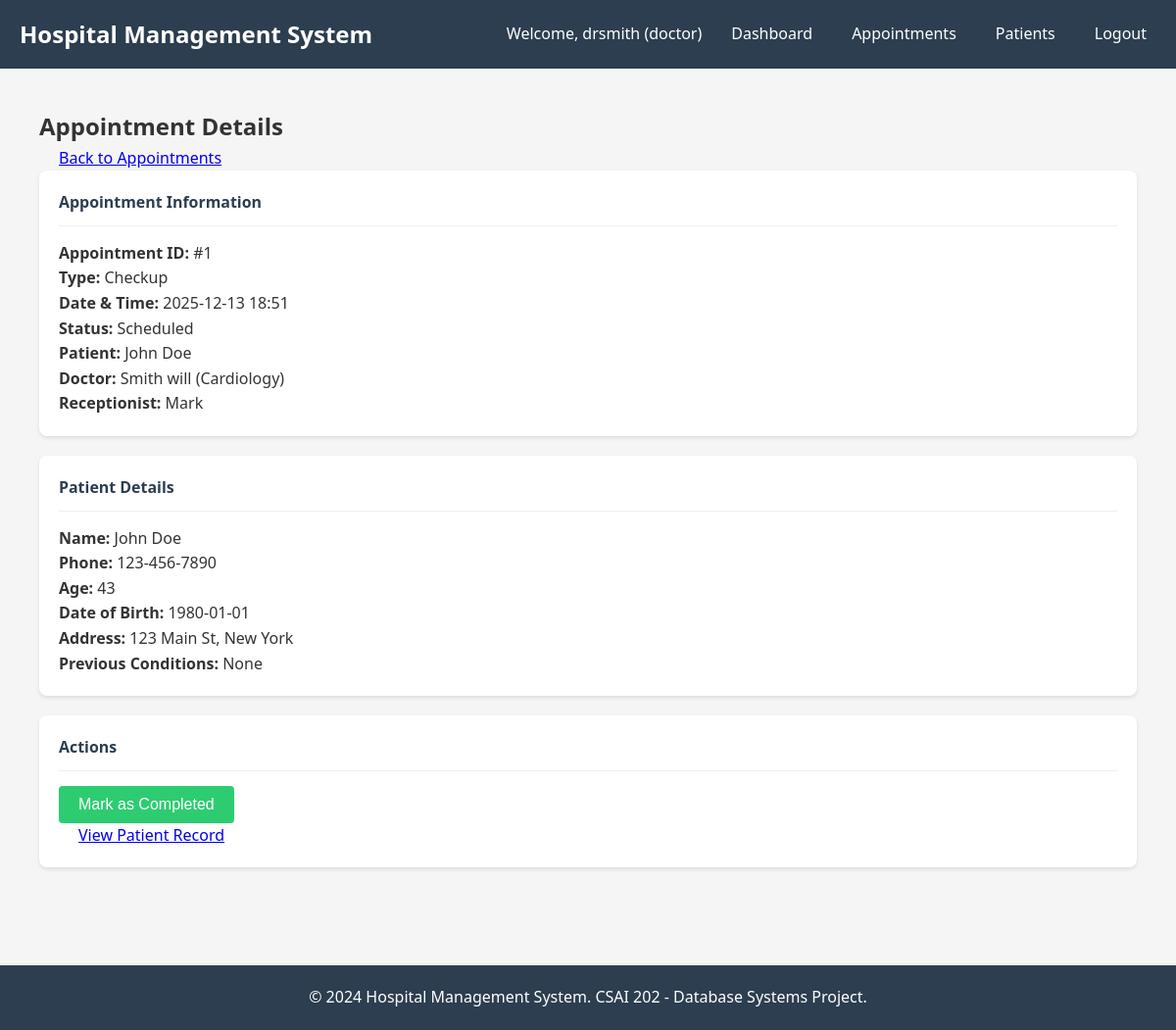
Screenshot of /appointments/1 (signed in) with the database file from the repository.
### models/user.py (models this page shows, shortened)
class User(db.Model, UserMixin):
    __tablename__ = 'user_account'
    user_id = db.Column(db.Integer, primary_key=True)
    username = db.Column(db.String(50), unique=True, nullable=False)
    password = db.Column(db.String(200), nullable=False)
    role = db.Column(db.String(20), nullable=False)
    doctor = db.relationship('Doctor', backref='user', uselist=False)
    nurse = db.relationship('Nurse', backref='user', uselist=False)
    receptionist = db.relationship('Receptionist', backref='user', uselist=False)
    @property
    def is_admin(self):
        return self.role == 'admin'
    @property
    def is_doctor(self):
        return self.role == 'doctor'

### models/appointment.py (models this page shows)
class Appointment(db.Model):
    __tablename__ = 'appointment'
    appt_id = db.Column(db.Integer, primary_key=True)
    name = db.Column(db.String(100))
    status = db.Column(db.String(50), default='Scheduled')
    date = db.Column(db.DateTime, nullable=False, default=datetime.utcnow)
    patient_id = db.Column(db.Integer, db.ForeignKey('patient.patient_id'))
    doc_id = db.Column(db.Integer, db.ForeignKey('doctor.doc_id'))
    rec_id = db.Column(db.Integer, db.ForeignKey('receptionist.rec_id'))
    prescriptions = db.relationship('Prescription', backref='appointment', lazy=True)

### models/patient.py (models this page shows)
class Patient(db.Model):
    __tablename__ = 'patient'
    patient_id = db.Column(db.Integer, primary_key=True)
    name = db.Column(db.String(100), nullable=False)
    phone = db.Column(db.String(20))
    date_of_birth = db.Column(db.Date)
    age = db.Column(db.Integer)
    previous_conditions = db.Column(db.Text)
    street = db.Column(db.String(100))
    city = db.Column(db.String(100))
    appointments = db.relationship('Appointment', backref='patient', lazy=True)
    medical_record = db.relationship('MedicalRecord', backref='patient', uselist=False)
    prescriptions = db.relationship('Prescription', backref='patient', lazy=True)
    lab_tests = db.relationship('LabTest', backref='patient', lazy=True)
    invoices = db.relationship('Invoice', backref='patient', lazy=True)

### models/doctor.py (models this page shows)
class Doctor(db.Model):
    __tablename__ = 'doctor'
    doc_id = db.Column(db.Integer, primary_key=True)
    name = db.Column(db.String(100), nullable=False)
    specialty = db.Column(db.String(100))
    dept_id = db.Column(db.Integer, db.ForeignKey('department.dept_id'))
    user_id = db.Column(db.Integer, db.ForeignKey('user_account.user_id'))
    department = db.relationship('Department', back_populates='doctors')
    appointments = db.relationship('Appointment', backref='doctor', lazy=True)
    prescriptions = db.relationship('Prescription', backref='doctor', lazy=True)
    lab_tests = db.relationship('LabTest', backref='doctor', lazy=True)
    record_updates = db.relationship('DoctorUpdatesRecord', backref='doctor', lazy=True)

### models/receptionist.py (models this page shows)
class Receptionist(db.Model):
    __tablename__ = 'receptionist'
    rec_id = db.Column(db.Integer, primary_key=True)
    name = db.Column(db.String(100), nullable=False)
    user_id = db.Column(db.Integer, db.ForeignKey('user_account.user_id'))
    appointments = db.relationship('Appointment', backref='receptionist', lazy=True)
    invoices = db.relationship('Invoice', backref='receptionist', lazy=True)

### controllers/appointment_controller.py (the view)
@appointment_bp.route('/<int:appt_id>')
@login_required
def view_appointment(appt_id):
    appointment = Appointment.query.get_or_404(appt_id)
    if current_user.role == 'doctor':
        doctor = Doctor.query.filter_by(user_id=current_user.user_id).first()
        if appointment.doc_id != doctor.doc_id:
            flash('Access denied.', 'danger')
            return redirect(url_for('index'))
    return render_template('appointments/view.html', appointment=appointment)

### templates/appointments/view.html (shortened to what this page needs)
{% extends "base.html" %}
{% block content %}
<div class="container mt-4">
    <div class="row">
        <div class="col-md-12">
            <div class="d-flex justify-content-between align-items-center mb-4">
                <h2>Appointment Details</h2>
                <a href="{{ url_for('appointment.schedule') }}" class="btn btn-secondary">
                     Back to Appointments
                </a>
            </div>
            <div class="card mb-4">
                <div class="card-header">
                    <h5>Appointment Information</h5>
                </div>
                <div class="card-body">
                    <div class="row">
                        <div class="col-md-6">
                            <p><strong>Appointment ID:</strong> #{{ appointment.appt_id }}</p>
                            <p><strong>Type:</strong> {{ appointment.name }}</p>
                            <p><strong>Date & Time:</strong> {{ appointment.date.strftime('%Y-%m-%d %H:%M') if appointment.date else 'N/A' }}</p>
                            <p><strong>Status:</strong>
                                <span class="badge badge-{{
                                    'success' if appointment.status == 'Completed'
                                    else 'warning' if appointment.status == 'Scheduled'
                                    else 'danger' if appointment.status == 'Cancelled'
                                    else 'secondary' }}">
                                    {{ appointment.status }}
                                </span>
                            </p>
                        </div>
                        <div class="col-md-6">
                            <p><strong>Patient:</strong>
                                {% if appointment.patient %}
                                    {{ appointment.patient.name }}
                                {% else %}
                                    Patient #{{ appointment.patient_id }}
                                {% endif %}
                            </p>
                            <p><strong>Doctor:</strong>
                                {% if appointment.doctor %}
                                    {{ appointment.doctor.name }} ({{ appointment.doctor.specialty }})
                                {% else %}
                                    Doctor #{{ appointment.doc_id }}
                                {% endif %}
                            </p>
                            <p><strong>Receptionist:</strong>
                                {% if appointment.receptionist %}
                                    {{ appointment.receptionist.name }}
                                {% else %}
                                    Receptionist #{{ appointment.rec_id }}
                                {% endif %}
                            </p>
                        </div>
                    </div>
                </div>
            </div>
            {% if appointment.patient %}
            <div class="card mb-4">
                <div class="card-header">
                    <h5>Patient Details</h5>
                </div>
                <div class="card-body">
                    <div class="row">
                        <div class="col-md-6">
                            <p><strong>Name:</strong> {{ appointment.patient.name }}</p>
                            <p><strong>Phone:</strong> {{ appointment.patient.phone }}</p>
                            <p><strong>Age:</strong> {{ appointment.patient.age }}</p>
                        </div>
                        <div class="col-md-6">
                            <p><strong>Date of Birth:</strong> {{ appointment.patient.date_of_birth }}</p>
                            <p><strong>Address:</strong> {{ appointment.patient.street }}, {{ appointment.patient.city }}</p>
                            <p><strong>Previous Conditions:</strong> {{ appointment.patient.previous_conditions or 'None' }}</p>
                        </div>
                    </div>
                </div>
            </div>
            {% endif %}
            <div class="card">
                <div class="card-header">
                    <h5>Actions</h5>
                </div>
                <div class="card-body">
                    {% if current_user.role == 'doctor' and appointment.status == 'Scheduled' %}
                    <form method="POST" action="{{ url_for('appointment.update_status', appt_id=appointment.appt_id) }}" class="d-inline">
                        <button type="submit" class="btn btn-success">
                             Mark as Completed
                        </button>
                    </form>
                    {% endif %}
                    {% if current_user.role == 'doctor' %}
                    <a href="{{ url_for('doctor.view_patient', patient_id=appointment.patient_id) }}" class="btn btn-info">
                         View Patient Record
                    </a>
                    {% endif %}
                </div>
            </div>
        </div>
    </div>
</div>
{% endblock %}

### templates/base.html (shortened to what this page needs)
<!DOCTYPE html>
<html lang="en">
<head>
    <link rel="stylesheet" href="{{ url_for('static', filename='css/style.css') }}">
    <link rel="stylesheet" href="{{ url_for('static', filename='css/dashboard.css') }}">
    <link rel="stylesheet" href="{{ url_for('static', filename='css/forms.css') }}">
</head>
<body>
    <div class="header">
        <div class="navbar">
            <a href="{{ url_for('index') }}" class="logo">Hospital Management System</a>
            <ul class="nav-links">
                {% if current_user.is_authenticated %}
                    <li>Welcome, {{ current_user.username }} ({{ current_user.role }})</li>
                    <li><a href="{{ url_for('index') }}">Dashboard</a></li>
                    {% if current_user.is_admin %}
                        <li><a href="{{ url_for('admin.users') }}">Users</a></li>
                        <li><a href="{{ url_for('admin.reports') }}">Reports</a></li>
                    {% elif current_user.is_doctor %}
                        <li><a href="{{ url_for('doctor.appointments') }}">Appointments</a></li>
                        <li><a href="{{ url_for('doctor.patients') }}">Patients</a></li>
                    {% elif current_user.is_nurse %}
                        <li><a href="{{ url_for('nurse.patients') }}">Patients</a></li>
                        <li><a href="{{ url_for('nurse.beds') }}">Beds</a></li>
                    {% elif current_user.is_receptionist %}
                        <li><a href="{{ url_for('receptionist.appointments') }}">Appointments</a></li>
                        <li><a href="{{ url_for('receptionist.billing') }}">Billing</a></li>
                    {% endif %}
                    <li><a href="{{ url_for('auth.logout') }}">Logout</a></li>
                {% else %}
                    <li><a href="{{ url_for('auth.login') }}">Login</a></li>
                {% endif %}
            </ul>
        </div>
    </div>
    <div class="container">
        <div class="content">
            {% block content %}{% endblock %}
        </div>
    </div>
    <footer class="footer">
        <p>&copy; 2024 Hospital Management System. CSAI 202 - Database Systems Project.</p>
    </footer>
</body>
</html>

### static/css/style.css (style rules this page uses)
* { margin: 0; padding: 0; box-sizing: border-box; }
body { font-family: 'Segoe UI', Tahoma, Geneva, Verdana, sans-serif; background-color: #f5f5f5; color: #333; line-height: 1.6; }
.container { width: 100%; max-width: 1200px; margin: 0 auto; padding: 20px; min-height: calc(100vh - 140px); }
.header { background-color: #2c3e50; color: white; padding: 1rem 0; }
.navbar { display: flex; justify-content: space-between; align-items: center; padding: 0 20px; }
.logo { font-size: 1.5rem; font-weight: bold; color: white; text-decoration: none; }
.nav-links { display: flex; list-style: none; gap: 20px; align-items: center; }
.nav-links li { color: white; }
.nav-links a { color: white; text-decoration: none; padding: 5px 10px; border-radius: 4px; transition: background-color 0.3s; }
.btn { padding: 10px 20px; border: none; border-radius: 4px; font-size: 16px; cursor: pointer; transition: background-color 0.3s; }
.btn-success { background-color: #2ecc71; color: white; }
.card { background: white; border-radius: 8px; padding: 20px; margin-bottom: 20px; box-shadow: 0 2px 4px rgba(0,0,0,0.1); }
.card-header { border-bottom: 1px solid #eee; padding-bottom: 10px; margin-bottom: 15px; font-size: 1.2rem; font-weight: 600; color: #2c3e50; }
.footer { background-color: #2c3e50; color: white; text-align: center; padding: 20px; margin-top: 40px; }

### rows the page displays
User: username "drsmith", role "doctor"
Appointment: appt_id "1", name "Checkup", date "2025-12-13 18:51", status "Scheduled"
Patient: patient.name "John Doe", patient.phone "123-456-7890", patient.age "43", patient.date_of_birth "1980-01-01", patient.street "123 Main St", patient.city "New York", patient "None"
Doctor: doctor.name "Smith will", doctor.specialty "Cardiology"
Receptionist: receptionist.name "Mark"
